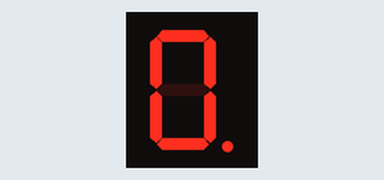
Simulated run of this sketch. Board: Arduino Uno, built with avr-gcc and run on an emulated ATmega328P. Shown: 1-digit seven-segment display. Wiring (inferred from the names in the program): 1-digit 7-segment display, segments lit when HIGH: segments pin 2, pin 3, pin 4, pin 5, pin 6, pin 7, pin 8, pin 9. The segment pins are drawn as the display they are named for.

Above: at 0.1 s.
At 1.6 s:
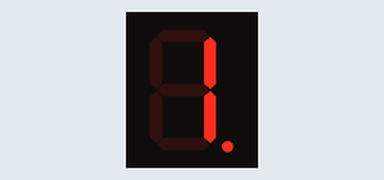
At 3.1 s:
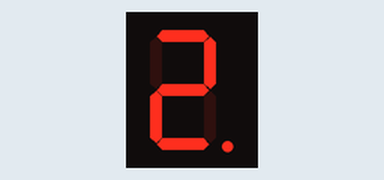
At 6.1 s:
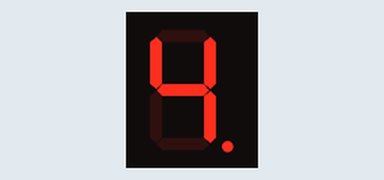
At 9.1 s:
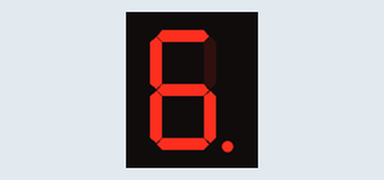
At 13.6 s:
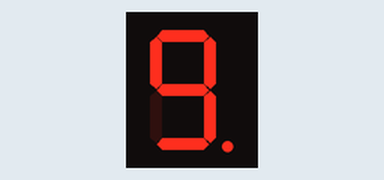

The sketch:

7Segment_Led_Type2.ino
```cpp
const int a = 2;
const int b = 3;
const int c = 4;
const int d = 5;
const int e = 6;
const int f = 7;
const int g = 8;
const int h = 9;


void setup()
{
pinMode(2,OUTPUT);
pinMode(3,OUTPUT);
pinMode(4,OUTPUT);
pinMode(5,OUTPUT);
pinMode(6,OUTPUT);
pinMode(7,OUTPUT);
pinMode(8,OUTPUT);
pinMode(9,OUTPUT);
}

void loop()
{
for(int i=0;i<=9;i++)
{
if(i==0)  ///zero
{
digitalWrite(a,HIGH);
digitalWrite(b,HIGH);
digitalWrite(c,HIGH);
digitalWrite(d,HIGH);
digitalWrite(e,HIGH);
digitalWrite(f,HIGH);
digitalWrite(h,HIGH);
delay(1000);
digitalWrite(a,LOW);
digitalWrite(b,LOW);
digitalWrite(c,LOW);
digitalWrite(d,LOW);
digitalWrite(e,LOW);
digitalWrite(f,LOW);
delay(500);
}
if(i==1)   //one
{
digitalWrite(b,HIGH);
digitalWrite(c,HIGH);
delay(1000);
digitalWrite(a,LOW);
digitalWrite(b,LOW);
digitalWrite(c,LOW);
digitalWrite(d,LOW);
digitalWrite(e,LOW);
digitalWrite(f,LOW);
digitalWrite(g,LOW);
delay(500);
}
if(i==2)   //two
{
digitalWrite(a,HIGH);
digitalWrite(b,HIGH);
digitalWrite(d,HIGH);
digitalWrite(e,HIGH);
digitalWrite(g,HIGH);
delay(1000);
digitalWrite(a,LOW);
digitalWrite(b,LOW);
digitalWrite(d,LOW);
digitalWrite(e,LOW);
digitalWrite(g,LOW);
delay(500);
}
if(i==3)  ///three
{
digitalWrite(a,HIGH);
digitalWrite(b,HIGH);
digitalWrite(c,HIGH);
digitalWrite(d,HIGH);
digitalWrite(g,HIGH);
delay(1000);
digitalWrite(a,LOW);
digitalWrite(b,LOW);
digitalWrite(c,LOW);
digitalWrite(d,LOW);
digitalWrite(g,LOW);
delay(500);
}
if(i==4)  ///four
{
digitalWrite(b,HIGH);
digitalWrite(c,HIGH);
digitalWrite(f,HIGH);
digitalWrite(g,HIGH);
delay(1000);
digitalWrite(b,LOW);
digitalWrite(c,LOW);
digitalWrite(f,LOW);
digitalWrite(g,LOW);
delay(500);
}
if(i==5)  ///five
{
digitalWrite(a,HIGH);
digitalWrite(c,HIGH);
digitalWrite(d,HIGH);
digitalWrite(f,HIGH);
digitalWrite(g,HIGH);
delay(1000);
digitalWrite(a,LOW);
digitalWrite(c,LOW);
digitalWrite(d,LOW);
digitalWrite(f,LOW);
digitalWrite(g,LOW);
delay(500);
}
if(i==6)  ///six
{
digitalWrite(a,HIGH);
digitalWrite(c,HIGH);
digitalWrite(d,HIGH);
digitalWrite(e,HIGH);
digitalWrite(f,HIGH);
digitalWrite(g,HIGH);
delay(1000);
digitalWrite(a,LOW);
digitalWrite(c,LOW);
digitalWrite(d,LOW);
digitalWrite(e,LOW);
digitalWrite(f,LOW);
digitalWrite(g,LOW);
delay(500);
}
if(i==7)  ///seven
{
digitalWrite(a,HIGH);
digitalWrite(b,HIGH);
digitalWrite(c,HIGH);
delay(1000);
digitalWrite(a,LOW);
digitalWrite(b,LOW);
digitalWrite(c,LOW);
delay(500);
}
if(i==8)  ///eight
{
digitalWrite(a,HIGH);
digitalWrite(b,HIGH);
digitalWrite(c,HIGH);
digitalWrite(d,HIGH);
digitalWrite(e,HIGH);
digitalWrite(f,HIGH);
digitalWrite(g,HIGH);
delay(1000);
digitalWrite(a,LOW);
digitalWrite(b,LOW);
digitalWrite(c,LOW);
digitalWrite(d,LOW);
digitalWrite(e,LOW);
digitalWrite(f,LOW);
digitalWrite(g,LOW);
delay(500);
}
if(i==9)  ///nine
{
digitalWrite(a,HIGH);
digitalWrite(b,HIGH);
digitalWrite(c,HIGH);
digitalWrite(d,HIGH);
digitalWrite(f,HIGH);
digitalWrite(g,HIGH);
delay(1000);
digitalWrite(a,LOW);
digitalWrite(b,LOW);
digitalWrite(c,LOW);
digitalWrite(d,LOW);
digitalWrite(f,LOW);
digitalWrite(g,LOW);
delay(500);
}

}
}
```

Measured:
- by itself, everything shown: repeats every 15.0 s, in 20 steps
- what the display in image 1 shows lasts 1.0 s, from 1.5 s to 2.5 s
